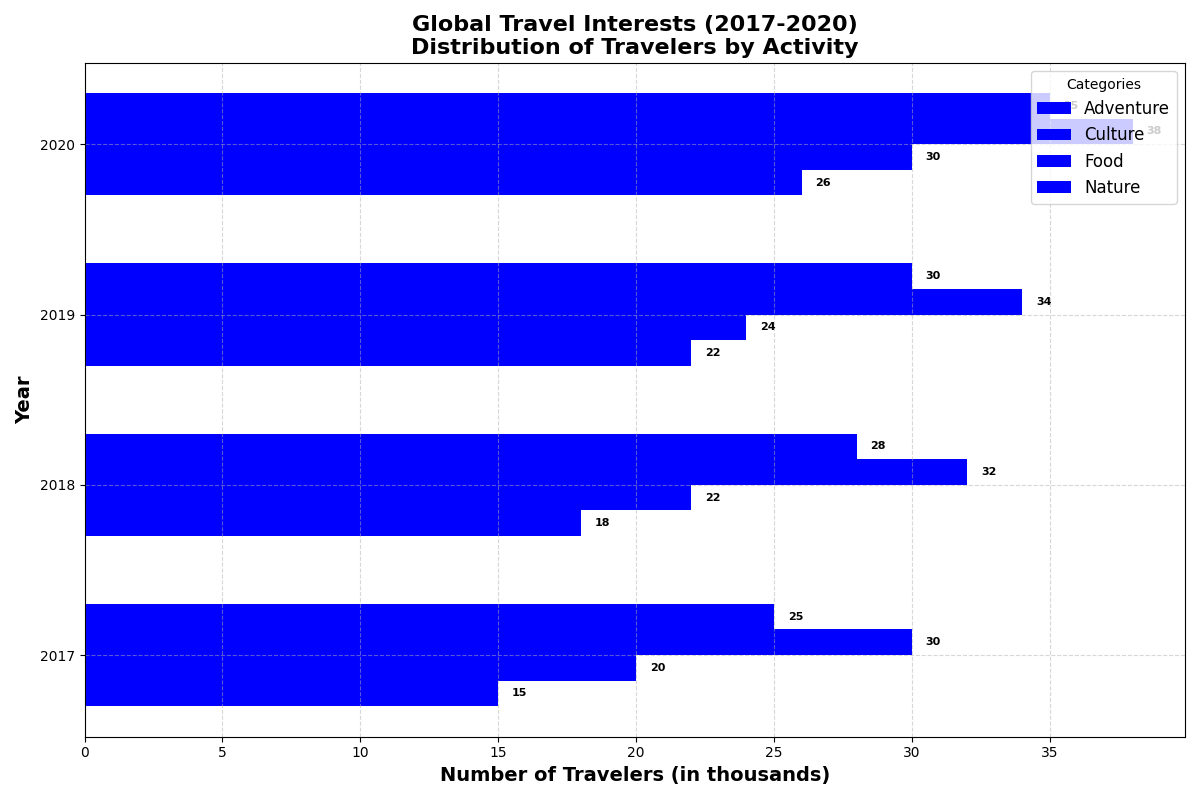

Write Python code to recreate this figure.
import matplotlib.pyplot as plt
import numpy as np

# Categories and corresponding number of travelers (in thousands) across four years
years = ['2017', '2018', '2019', '2020']
categories = ['Adventure', 'Culture', 'Food', 'Nature']

# Number of travelers (in thousands) interested in each category per year
data = np.array([
    [15, 18, 22, 26],  # Adventure
    [20, 22, 24, 30],  # Culture
    [30, 32, 34, 38],  # Food
    [25, 28, 30, 35],  # Nature
])

fig, ax = plt.subplots(figsize=(12, 8))

bar_height = 0.15
y = np.arange(len(years))

# Use a single color, e.g., 'blue', for all bars
color = 'blue'

# Creating horizontal bars for each category over multiple years
for i, category in enumerate(categories):
    ax.barh(y + i * bar_height, data[i], height=bar_height, label=category, color=color)

# Adding annotations to the bars
for i in range(len(years)):
    for j in range(len(categories)):
        plt.text(data[j][i] + 0.5, i + j * bar_height, str(data[j][i]), va='center', ha='left', fontsize=8, fontweight='bold')

# Customizing labels and titles
ax.set_ylabel('Year', fontsize=14, fontweight='bold')
ax.set_xlabel('Number of Travelers (in thousands)', fontsize=14, fontweight='bold')
ax.set_title('Global Travel Interests (2017-2020)\nDistribution of Travelers by Activity', fontsize=16, fontweight='bold')
ax.set_yticks(y + 1.5 * bar_height)
ax.set_yticklabels(years)

# Adding Legend
ax.legend(title='Categories', loc='upper right', fontsize=12)

# Adding a grid
ax.grid(visible=True, linestyle='--', alpha=0.5)

plt.tight_layout()
plt.show()
